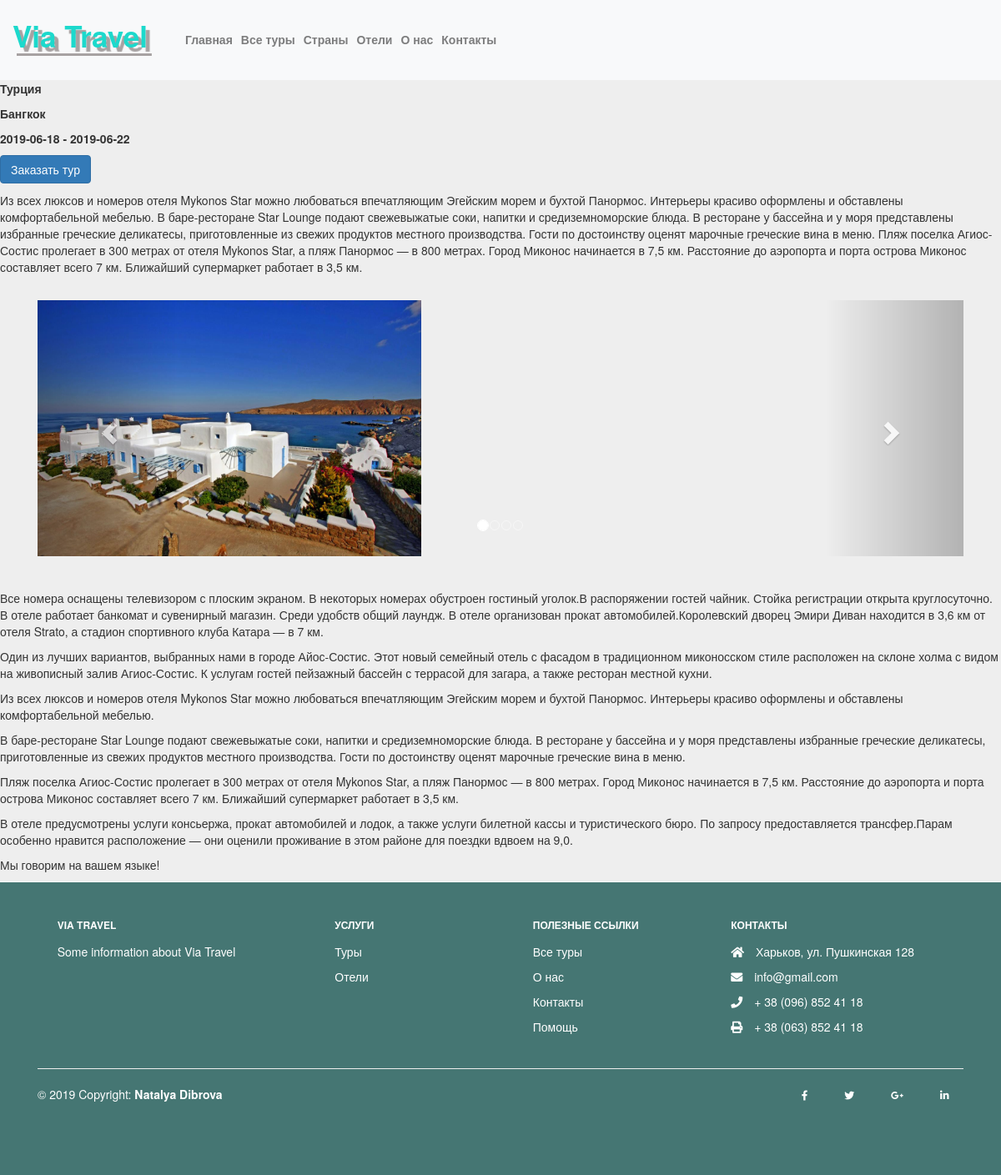
The app's page /skwtoursdebug/index.php?tour=7 with its own data.
### tables this page shows
CREATE TABLE `tours` (
  `id` int(11) NOT NULL,
  `country_id` int(11) NOT NULL,
  `city_id` int(11) NOT NULL,
  `hotel_id` int(11) NOT NULL,
  `checkin_date` date NOT NULL,
  `checkout_date` date NOT NULL,
  `price` int(11) NOT NULL,
  `title` text NOT NULL,
  `description` text NOT NULL
);

CREATE TABLE `cities` (
  `id` int(11) NOT NULL,
  `title` text NOT NULL,
  `country_id` int(11) NOT NULL
);

### skwtoursdebug/lib/controllers/Controller.php (called while the page is built, shortened)
<?php
class Controller{
    public function __construct($db, $logger)
    {
        $this->db = $db;
    }
}

### skwtoursdebug/lib/controllers/TourController.php (the view, shortened to what this page needs)
<?php
class TourController extends Controller {
    public function describeTour($tour_id) {
        $sql = "SELECT * FROM tours WHERE id = '{$tour_id}'";
        $tour = $this->db->query($sql)->fetch();
        $sql2 = "SELECT * FROM cities WHERE id = '{$tour['id']}'";
        $city = $this->db->query($sql2)->fetch();
        foreach ($this->db->query($sql) as $row) {
            echo "<p class='details'><b>".$row['title']."</b></p>";
            echo "<p class='details'><b>{$city['title']}</b></p>";
            echo "<p class='dateDetails'><b>{$row['checkin_date']} - {$row['checkout_date']}</b></p>";
            echo "<p class='dateDetails but'><a class='btn btn-primary' href=?orderTour={$tour['id']}>Заказать тур</a></p>";
            echo "<p>Из всех люксов и номеров отеля Mykonos Star можно любоваться впечатляющим Эгейским морем и бухтой Панормос. Интерьеры красиво оформлены и обставлены комфортабельной мебелью.
            В баре-ресторане Star Lounge подают свежевыжатые соки, напитки и средиземноморские блюда. В ресторане у бассейна и у моря представлены избранные греческие деликатесы, приготовленные из свежих продуктов местного производства. Гости по достоинству оценят марочные греческие вина в меню.
            Пляж поселка Агиос-Состис пролегает в 300 метрах от отеля Mykonos Star, а пляж Панормос — в 800 метрах. Город Миконос начинается в 7,5 км. Расстояние до аэропорта и порта острова Миконос составляет всего 7 км. Ближайший супермаркет работает в 3,5 км.</p>";
            echo "<div class='container'>
              <br>
              <div id='myCarousel' class='carousel slide' data-ride='carousel'>
                <ol class='carousel-indicators'>
                  <li data-target='#myCarousel' data-slide-to='0' class='active'></li>
                  <li data-target='#myCarousel' data-slide-to='1'></li>
                  <li data-target='#myCarousel' data-slide-to='2'></li>
                  <li data-target='#myCarousel' data-slide-to='3'></li>
                </ol>
                <div class='carousel-inner' role='listbox'>
                  <div class='item active'>
                    <img src='../../css/img/21.jpg' alt='Chania' width='460' height='345'>
                  </div>
                  <div class='item'>
                    <img src='../../css/img/22.jpg' alt='Chania' width='460' height='345'>
                  </div>
                  <div class='item'>
                    <img src='../../css/img/23.jpg' alt='Flower' width='460' height='345'>
                  </div>
                  <div class='item'>
                    <img src='../../css/img/24.jpg' alt='Flower' width='460' height='345'>
                  </div>
                </div>
                <a class='left carousel-control' href='#myCarousel' role='button' data-slide='prev'>
                  <span class='glyphicon glyphicon-chevron-left' aria-hidden='true'></span>
                  <span class='sr-only'>Previous</span>
                </a>
                <a class='right carousel-control' href='#myCarousel' role='button' data-slide='next'>
                  <span class='glyphicon glyphicon-chevron-right' aria-hidden='true'></span>
                  <span class='sr-only'>Next</span>
                </a>
              </div>
            </div><br><br>";
    echo "{$row['description']}";
        }
    }
}
?>

### skwtoursdebug/admin/css/style.css (style rules this page uses)
* { margin: 0; padding: 0; }
body { background-color: #eee; }

### records on screen
tours: title "Турция", checkin_date "2019-06-18", checkout_date "2019-06-22", description "Все номера оснащены телевизором с плоским экраном. В некоторых номерах обустроен гостиный уголок.В распоряжении гостей чайник. Стойка регистрации открыта круглосуточно. В отеле работает банкомат и сувенирный магазин. Среди удобств общий лаундж. В отеле организован прокат автомобилей.Королевский дворец Эмири Диван находится в 3,6 км от отеля Strato, а стадион спортивного клуба Катара — в 7 км. Один из лучших вариантов, выбранных нами в городе Айос-Состис. Этот новый семейный отель с фасадом в традиционном миконосском стиле расположен на склоне холма с видом на живописный залив Агиос-Состис. К услугам гостей пейзажный бассейн с террасой для загара, а также ресторан местной кухни. Из всех…"
cities: title "Бангкок"

### other values on screen
$k "Главная"
$k "Все туры"
$k "Страны"
$k "Отели"
$k "О нас"
$k "Контакты"
